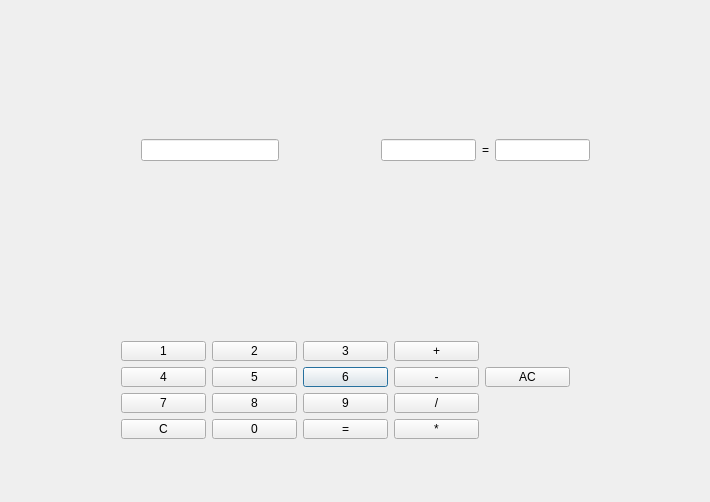
<?xml version="1.0" encoding="UTF-8"?>
<ui version="4.0">
 <class>Dialog</class>
 <widget class="QDialog" name="Dialog">
  <property name="geometry">
   <rect>
    <x>0</x>
    <y>0</y>
    <width>710</width>
    <height>502</height>
   </rect>
  </property>
  <property name="windowTitle">
   <string>Dialog</string>
  </property>
  <widget class="QWidget" name="gridLayoutWidget">
   <property name="geometry">
    <rect>
     <x>110</x>
     <y>330</y>
     <width>471</width>
     <height>120</height>
    </rect>
   </property>
   <layout class="QGridLayout" name="gridLayout">
    <item row="2" column="2">
     <widget class="QPushButton" name="pushButton_06">
      <property name="text">
       <string>6</string>
      </property>
     </widget>
    </item>
    <item row="4" column="2">
     <widget class="QPushButton" name="pushButton_eq">
      <property name="text">
       <string>=</string>
      </property>
     </widget>
    </item>
    <item row="1" column="3">
     <widget class="QPushButton" name="pushButton_plus">
      <property name="text">
       <string>+</string>
      </property>
     </widget>
    </item>
    <item row="3" column="3">
     <widget class="QPushButton" name="pushButton_Div">
      <property name="text">
       <string>/</string>
      </property>
     </widget>
    </item>
    <item row="1" column="2">
     <widget class="QPushButton" name="pushButton_03">
      <property name="text">
       <string>3</string>
      </property>
     </widget>
    </item>
    <item row="1" column="1">
     <widget class="QPushButton" name="pushButton_02">
      <property name="text">
       <string>2</string>
      </property>
     </widget>
    </item>
    <item row="4" column="1">
     <widget class="QPushButton" name="pushButton_00">
      <property name="text">
       <string>0</string>
      </property>
     </widget>
    </item>
    <item row="3" column="0">
     <widget class="QPushButton" name="pushButton_07">
      <property name="text">
       <string>7</string>
      </property>
     </widget>
    </item>
    <item row="3" column="2">
     <widget class="QPushButton" name="pushButton_09">
      <property name="text">
       <string>9</string>
      </property>
     </widget>
    </item>
    <item row="1" column="0">
     <widget class="QPushButton" name="pushButton_01">
      <property name="text">
       <string>1</string>
      </property>
     </widget>
    </item>
    <item row="2" column="3">
     <widget class="QPushButton" name="pushButton_min">
      <property name="text">
       <string>-</string>
      </property>
     </widget>
    </item>
    <item row="2" column="0">
     <widget class="QPushButton" name="pushButton_04">
      <property name="text">
       <string>4</string>
      </property>
     </widget>
    </item>
    <item row="2" column="1">
     <widget class="QPushButton" name="pushButton_05">
      <property name="text">
       <string>5</string>
      </property>
     </widget>
    </item>
    <item row="4" column="0">
     <widget class="QPushButton" name="pushButton_clear">
      <property name="text">
       <string>C</string>
      </property>
     </widget>
    </item>
    <item row="4" column="3">
     <widget class="QPushButton" name="pushButton_sqrt">
      <property name="text">
       <string>*</string>
      </property>
     </widget>
    </item>
    <item row="3" column="1">
     <widget class="QPushButton" name="pushButton_08">
      <property name="text">
       <string>8</string>
      </property>
     </widget>
    </item>
    <item row="2" column="4">
     <widget class="QPushButton" name="pushButton_AC">
      <property name="text">
       <string>AC</string>
      </property>
     </widget>
    </item>
   </layout>
  </widget>
  <widget class="QWidget" name="horizontalLayoutWidget">
   <property name="geometry">
    <rect>
     <x>130</x>
     <y>110</y>
     <width>160</width>
     <height>80</height>
    </rect>
   </property>
   <layout class="QHBoxLayout" name="horizontalLayout">
    <item>
     <widget class="QLineEdit" name="lineEdit_first"/>
    </item>
   </layout>
  </widget>
  <widget class="QWidget" name="horizontalLayoutWidget_2">
   <property name="geometry">
    <rect>
     <x>370</x>
     <y>110</y>
     <width>231</width>
     <height>80</height>
    </rect>
   </property>
   <layout class="QHBoxLayout" name="horizontalLayout_2">
    <item>
     <widget class="QLineEdit" name="lineEdit_second"/>
    </item>
    <item>
     <widget class="QLabel" name="label_eq">
      <property name="text">
       <string>=</string>
      </property>
     </widget>
    </item>
    <item>
     <widget class="QLineEdit" name="lineEdit_result"/>
    </item>
   </layout>
  </widget>
  <widget class="QLabel" name="label_2">
   <property name="geometry">
    <rect>
     <x>300</x>
     <y>140</y>
     <width>67</width>
     <height>17</height>
    </rect>
   </property>
   <property name="text">
    <string/>
   </property>
  </widget>
 </widget>
 <layoutdefault spacing="6" margin="11"/>
 <resources/>
 <connections/>
</ui>
